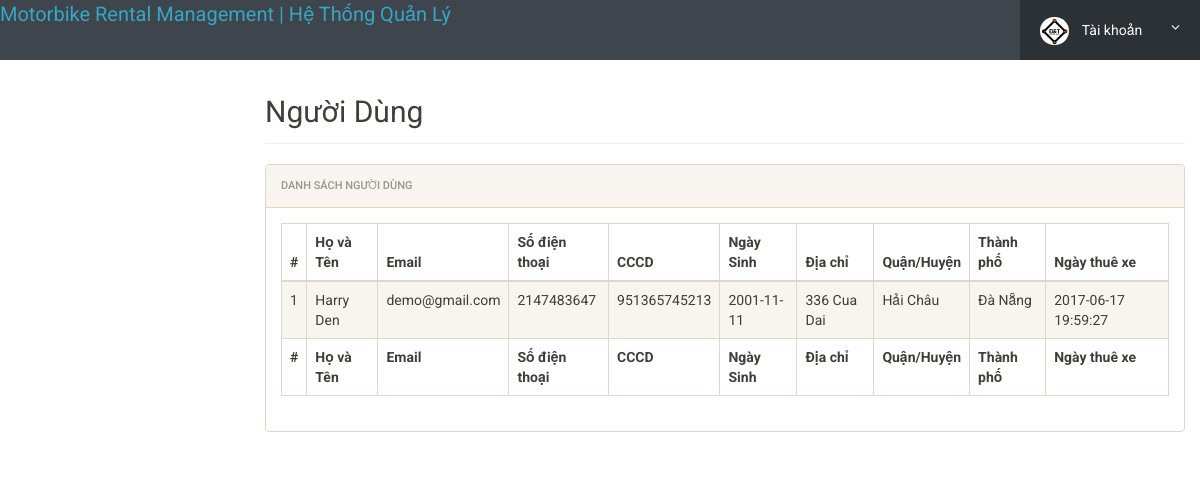
The app's page /admin/login/reg-users.php (signed in) with its own data.
### tables this page shows
CREATE TABLE IF NOT EXISTS `KhachHang` (
  `id` int(11) NOT NULL primary key,
  `HoVaTen` varchar(120) DEFAULT NULL,
  `Email` varchar(100) DEFAULT NULL,
  `CCCD` varchar(20) DEFAULT NULL,
  `SoDienThoai` char(11) DEFAULT NULL,
  `NgaySinh` varchar(100) DEFAULT NULL,
  `DiaChi` varchar(255) DEFAULT NULL,
  `Quan` varchar(100) DEFAULT NULL,
  `ThanhPho` varchar(100) DEFAULT NULL,
  `RegDate` timestamp NULL DEFAULT CURRENT_TIMESTAMP,
  `UpdationDate` timestamp NULL DEFAULT NULL ON UPDATE CURRENT_TIMESTAMP
);

### admin/login/reg-users.php (the view, shortened to what this page needs)
<?php
include('includes/config.php');
if(strlen($_SESSION['alogin'])==0)
	{
header('location:index.php');
}
else{
 ?>
<!doctype html>
<html lang="en" class="no-js">
<head>
	<link rel="stylesheet" href="css/font-awesome.min.css">
	<link rel="stylesheet" href="css/bootstrap.min.css">
	<link rel="stylesheet" href="css/dataTables.bootstrap.min.css">
	<link rel="stylesheet" href="css/bootstrap-social.css">
	<link rel="stylesheet" href="css/bootstrap-select.css">
	<link rel="stylesheet" href="css/fileinput.min.css">
	<link rel="stylesheet" href="css/awesome-bootstrap-checkbox.css">
	<link rel="stylesheet" href="css/style.css">
</head>
<body>
	<?php include('includes/header.php');?>
	<div class="ts-main-content">
		<div class="content-wrapper">
			<div class="container-fluid">
				<div class="row">
					<div class="col-md-12">
						<h2 class="page-title">Người Dùng</h2>
						<div class="panel panel-default">
							<div class="panel-heading">Danh Sách Người dùng</div>
							<div class="panel-body">
								<table id="zctb" class="display table table-striped table-bordered table-hover" cellspacing="0" width="100%">
									<thead>
										<tr>
										<th>#</th>
												<th> Họ và Tên</th>
											<th>Email </th>
											<th>Số điện thoại</th>
											<th>CCCD</th>
										<th>Ngày Sinh</th>
										<th>Địa chỉ</th>
										<th>Quận/Huyện</th>
										<th>Thành phố</th>
										<th>Ngày thuê xe</th>
										</tr>
									</thead>
									<tfoot>
										<tr>
										<th>#</th>
											<th> Họ và Tên</th>
											<th>Email </th>
											<th>Số điện thoại</th>
											<th>CCCD</th>
										<th>Ngày Sinh</th>
										<th>Địa chỉ</th>
										<th>Quận/Huyện</th>
										<th>Thành phố</th>
										<th>Ngày thuê xe</th>
										</tr>
									</tfoot>
									<tbody>
									<?php $sql = "SELECT * from  khachhang ";
$query = $dbh -> prepare($sql);
$query->execute();
$results=$query->fetchAll(PDO::FETCH_OBJ);
$cnt=1;
if($query->rowCount() > 0)
{
foreach($results as $result)
{				?>
										<tr>
											<td><?php echo htmlentities($cnt);?></td>
											<td><?php echo htmlentities($result->HoVaTen);?></td>
											<td><?php echo htmlentities($result->Email);?></td>
											<td><?php echo htmlentities($result->SoDienThoai);?></td>
											<td><?php echo htmlentities($result->CCCD);?></td>
											<td><?php echo htmlentities($result->NgaySinh);?></td>
											<td><?php echo htmlentities($result->DiaChi);?></td>
											<td><?php echo htmlentities($result->Quan);?></td>
											<td><?php echo htmlentities($result->ThanhPho);?></td>
											<td><?php echo htmlentities($result->RegDate);?></td>
										</tr>
										<?php $cnt=$cnt+1; }} ?>
									</tbody>
								</table>
							</div>
						</div>
					</div>
				</div>
			</div>
		</div>
	</div>
</body>
</html>
<?php } ?>

### admin/login/includes/header.php (shortened to what this page needs)
<div class="brand clearfix">
	<a href="dashboard.php" style="font-size: 20px;">Motorbike Rental Management | Hệ Thống Quản Lý</a>
		<ul class="ts-profile-nav">
			<li class="ts-account">
				<a href="#"><img src="img/Snapseed.jpg" class="ts-avatar hidden-side" alt=""> Tài khoản <i class="fa fa-angle-down hidden-side"></i></a>
			</li>
		</ul>
	</div>

### admin/login/css/style.css (style rules this page uses)
html { font-size: 14px; }
@media only screen and (min-width: 480px) { html { font-size: 17px; } }
@media only screen and (min-width: 768px) { html { font-size: 14px; } }
body { font-size: 1em; }
a { color: #37a6c4; }
.panel { overflow: hidden; }
ul, li { margin: 0; padding: 0; list-style: none; }
.page-title { padding-bottom: 15px; margin-bottom: 20px; border-bottom: 1px solid #f0f0f0; }
.brand { background: #3e454c; position: relative; z-index: 3; position: fixed; width: 100%; top: 0; }
.brand .ts-profile-nav { float: right; display: none; }
.brand .ts-profile-nav li { float: left; position: relative; }
.brand .ts-profile-nav li a { display: block; padding: 20px; color: #fff; }
.brand .ts-profile-nav .ts-account .fa-angle-down { float: right; }
.brand .ts-profile-nav .ts-account > a { width: 180px; background: #2c3136; }
.brand .ts-profile-nav .ts-account .ts-avatar { border-radius: 50%; height: 28px; margin: -10px 0; margin-right: 10px; }
@media only screen and (min-width: 992px) { .brand .ts-profile-nav { display: block; } }
.ts-main-content .content-wrapper { padding-top: 15px; margin-top: 60px; }
@media only screen and (min-width: 992px) { .ts-main-content .content-wrapper { margin-left: 250px; } }

### records on screen
khachhang: HoVaTen "Harry Den", Email "demo@gmail.com", SoDienThoai "2147483647", CCCD "951365745213", NgaySinh "2001-11-11", DiaChi "336 Cua Dai", Quan "Hải Châu", ThanhPho "Đà Nẵng", RegDate "2017-06-17 19:59:27"
